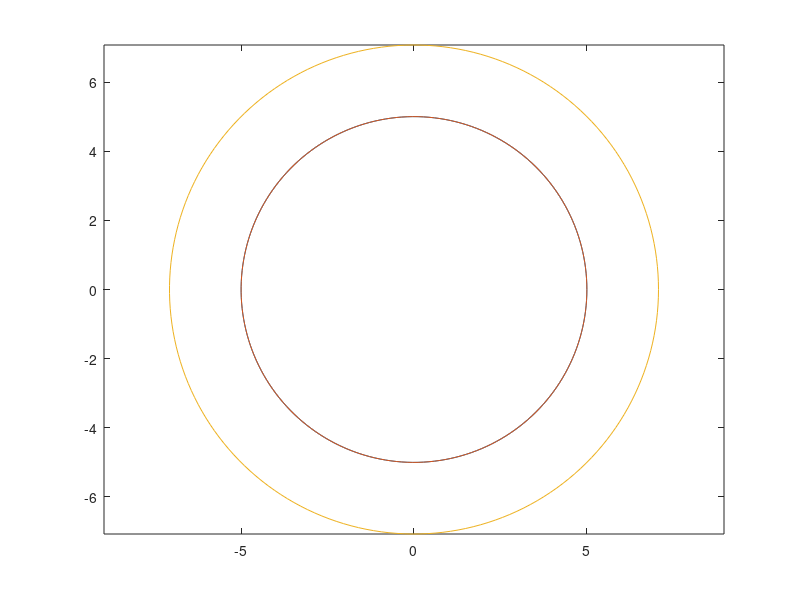

Recreate this plot in MATLAB.
% write a MATLAB program to draw an ellipse along with its auxiliary and
% director circle.
clc
clear all
a=input('enter the semi-lenght of major axis a=\n');
b=input('enter the semi lenght of minor axis b=\n');
th=linspace(0,2*pi,200);
x=a*cos(th);
y=b*sin(th);
plot(x,y)
hold on
%auxiliary circle
r=max(a,b);
x=r*cos(th);
y=r*sin(th);
plot(x,y)
%director circle
p=sqrt(a^2+b^2);
X=p*cos(th);
Y=p*sin(th);
plot(X,Y)
hold on
axis equal
